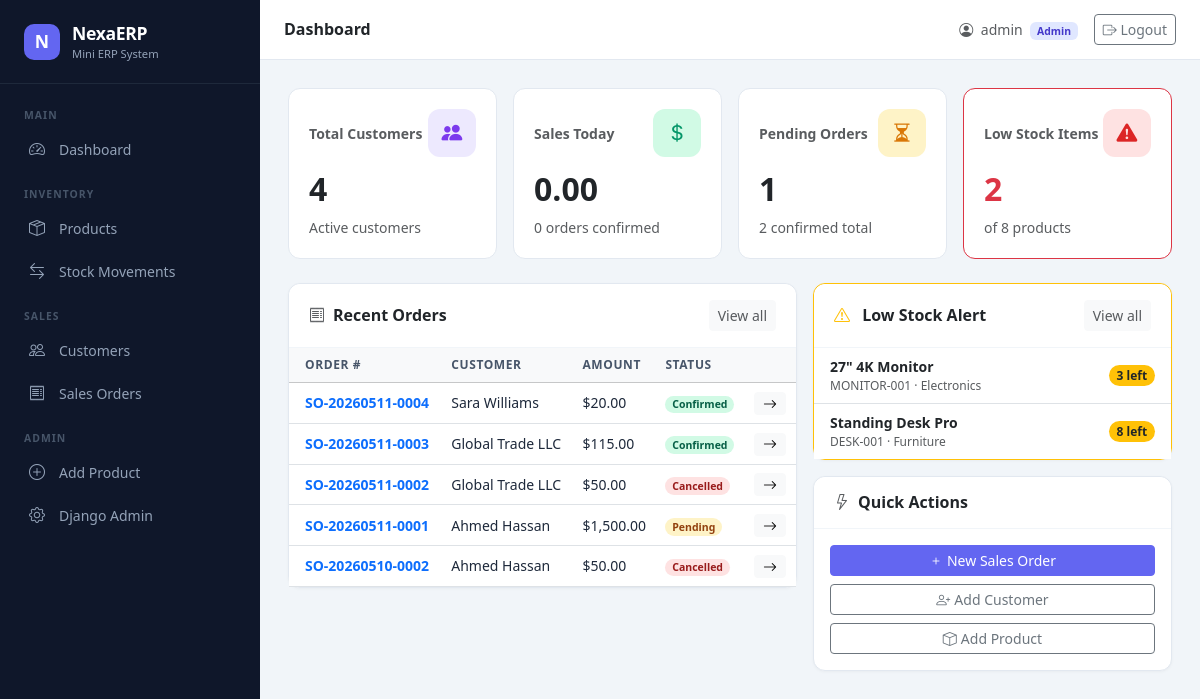
Before: /accounts/dashboard/ (signed in) with the older database file.
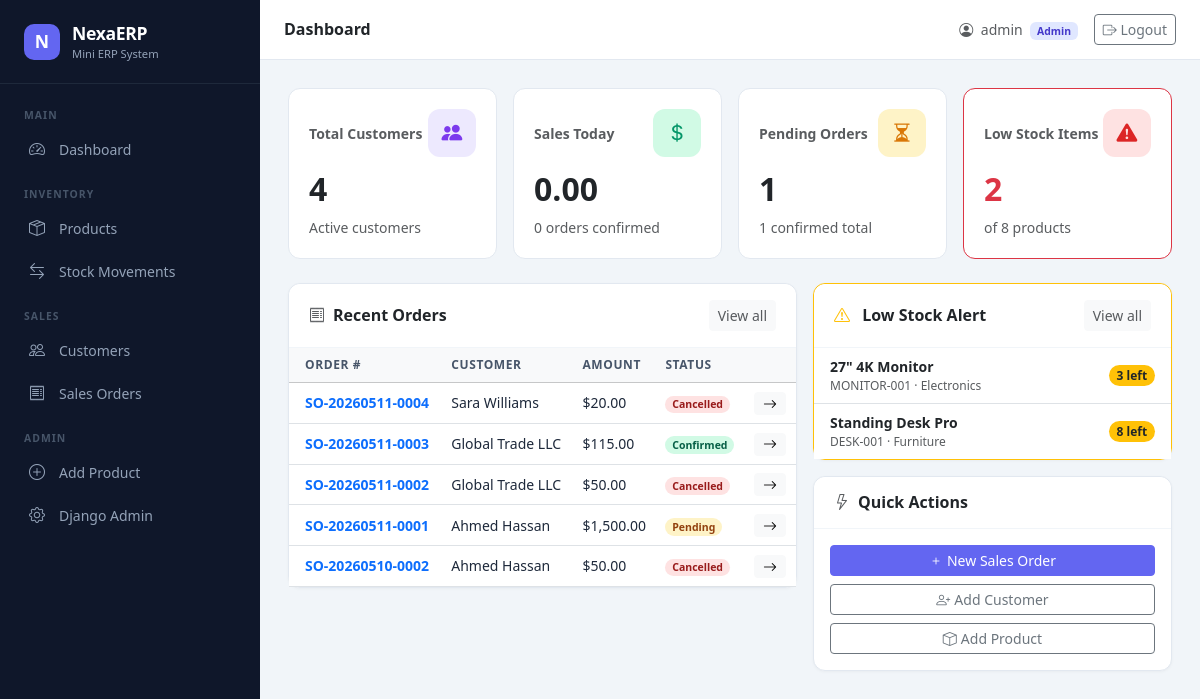
After: the same page with the newer database file.
### orders/models.py (models this page shows, shortened)
class SalesOrder(models.Model):
    STATUS_CHOICES = [
        ('pending', 'Pending'),
        ('confirmed', 'Confirmed'),
        ('cancelled', 'Cancelled'),
    ]
    order_number = models.CharField(max_length=50, unique=True, editable=False)
    customer = models.ForeignKey('customers.Customer', on_delete=models.PROTECT)
    order_date = models.DateField(default=timezone.now)
    created_by = models.ForeignKey(User, on_delete=models.PROTECT, related_name='created_orders')
    status = models.CharField(max_length=20, choices=STATUS_CHOICES, default='pending')
    total_amount = models.DecimalField(max_digits=14, decimal_places=2, default=0)
    notes = models.TextField(blank=True)
    created_at = models.DateTimeField(auto_now_add=True)
    updated_at = models.DateTimeField(auto_now=True)
    class Meta:
        ordering = ['-created_at']

### customers/models.py (models this page shows, shortened)
class Customer(models.Model):
    customer_code = models.CharField(max_length=50, unique=True)
    name = models.CharField(max_length=255)
    phone = models.CharField(max_length=20, blank=True)
    address = models.TextField(blank=True)
    email = models.EmailField(blank=True)
    opening_balance = models.DecimalField(max_digits=12, decimal_places=2, default=0)
    is_active = models.BooleanField(default=True)
    created_at = models.DateTimeField(auto_now_add=True)
    updated_at = models.DateTimeField(auto_now=True)
    class Meta:
        ordering = ['name']

### accounts/views/dashboard_views.py (the view)
# urls.py: path('dashboard/', dashboard_views.DashboardView.as_view(), name='dashboard'),
class DashboardView(LoginRequiredMixin, TemplateView):
    template_name = 'dashboard.html'
    def get_context_data(self, **kwargs):
        context = super().get_context_data(**kwargs)
        context.update(DashboardService.get_stats())
        return context

### accounts/templates/dashboard.html (shortened to what the changed rows need)
{% extends "base.html" %}
{% load humanize %}
{% block content %}
<div class="row g-3 mb-4">
    <div class="col-sm-6 col-xl-3">
        <div class="stat-card">
            <div class="d-flex align-items-center justify-content-between mb-2">
                <span class="text-muted small fw-semibold">Pending Orders</span>
                <div class="stat-icon" style="background:#fef3c7;color:#d97706"><i class="bi bi-hourglass-split"></i></div>
            </div>
            <div class="fs-2 fw-bold text-dark">{{ pending_orders }}</div>
            <div class="text-muted small mt-1">{{ confirmed_orders }} confirmed total</div>
        </div>
    </div>
</div>
<div class="row g-3">
    <div class="col-lg-7">
        <div class="card">
            <div class="card-body p-0">
                <table class="table table-hover mb-0">
                    <thead class="table-light">
                        <tr>
                            <th class="ps-3">Order #</th>
                            <th>Customer</th>
                            <th>Amount</th>
                            <th>Status</th>
                            <th></th>
                        </tr>
                    </thead>
                    <tbody>
                        {% for order in recent_orders %}
                        <tr>
                            <td class="ps-3 fw-semibold text-primary">{{ order.order_number }}</td>
                            <td>{{ order.customer.name }}</td>
                            <td>${{ order.total_amount|floatformat:2|intcomma }}</td>
                            <td>
                                <span class="badge rounded-pill badge-{{ order.status }}">
                                    {{ order.get_status_display }}
                                </span>
                            </td>
                            <td>
                                <a href="{% url 'order_detail' order.pk %}" class="btn btn-sm btn-light py-0 px-2">
                                    <i class="bi bi-arrow-right"></i>
                                </a>
                            </td>
                        </tr>
                        {% empty %}
                        <tr><td colspan="5" class="text-center text-muted py-4">No orders yet.</td></tr>
                        {% endfor %}
                    </tbody>
                </table>
            </div>
        </div>
    </div>
</div>
{% endblock %}

Changed rows visible on the page:
changed SalesOrder "SO-20260511-0004": status "Confirmed" → "Cancelled"
Other visible differences:
{{ confirmed_orders }}: "2" → "1"
